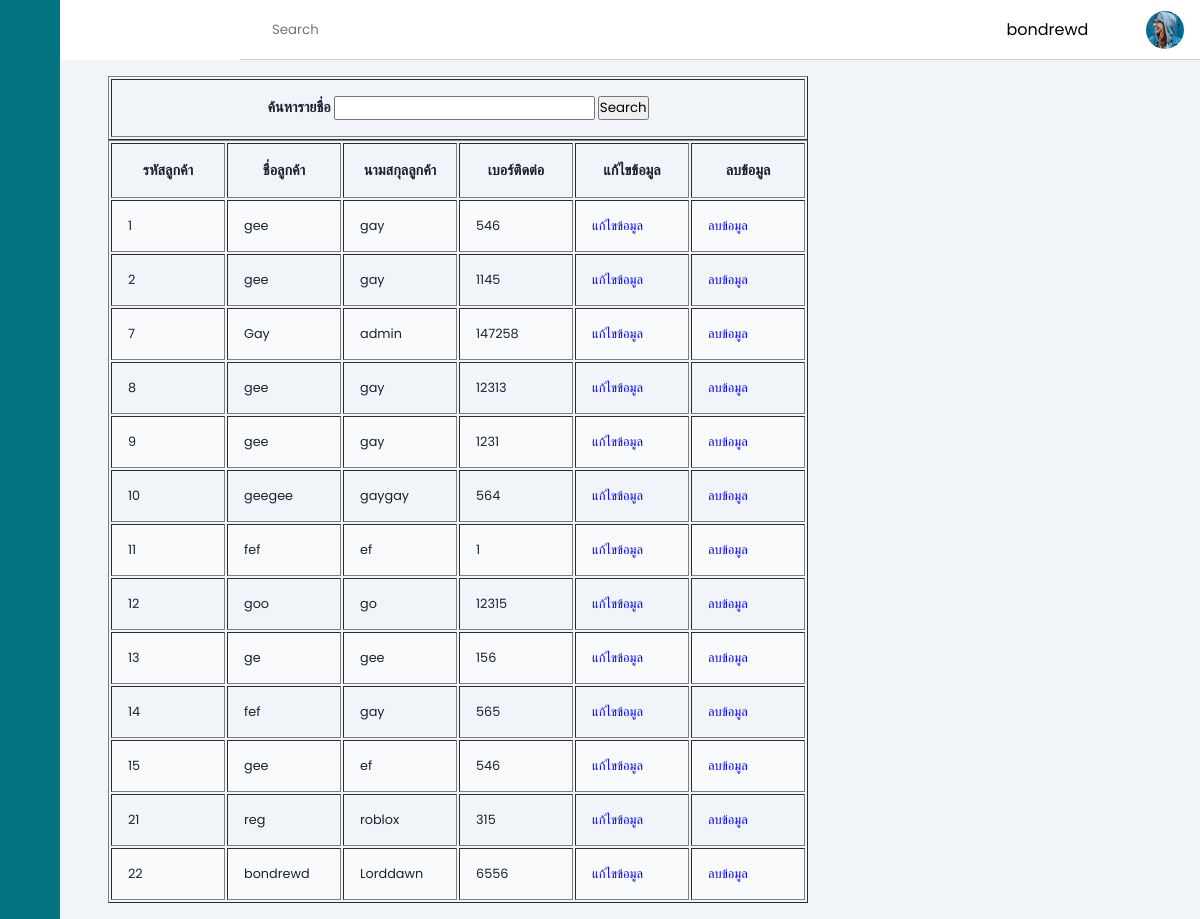
The page /viewform.php (signed in) on the database as committed earlier.
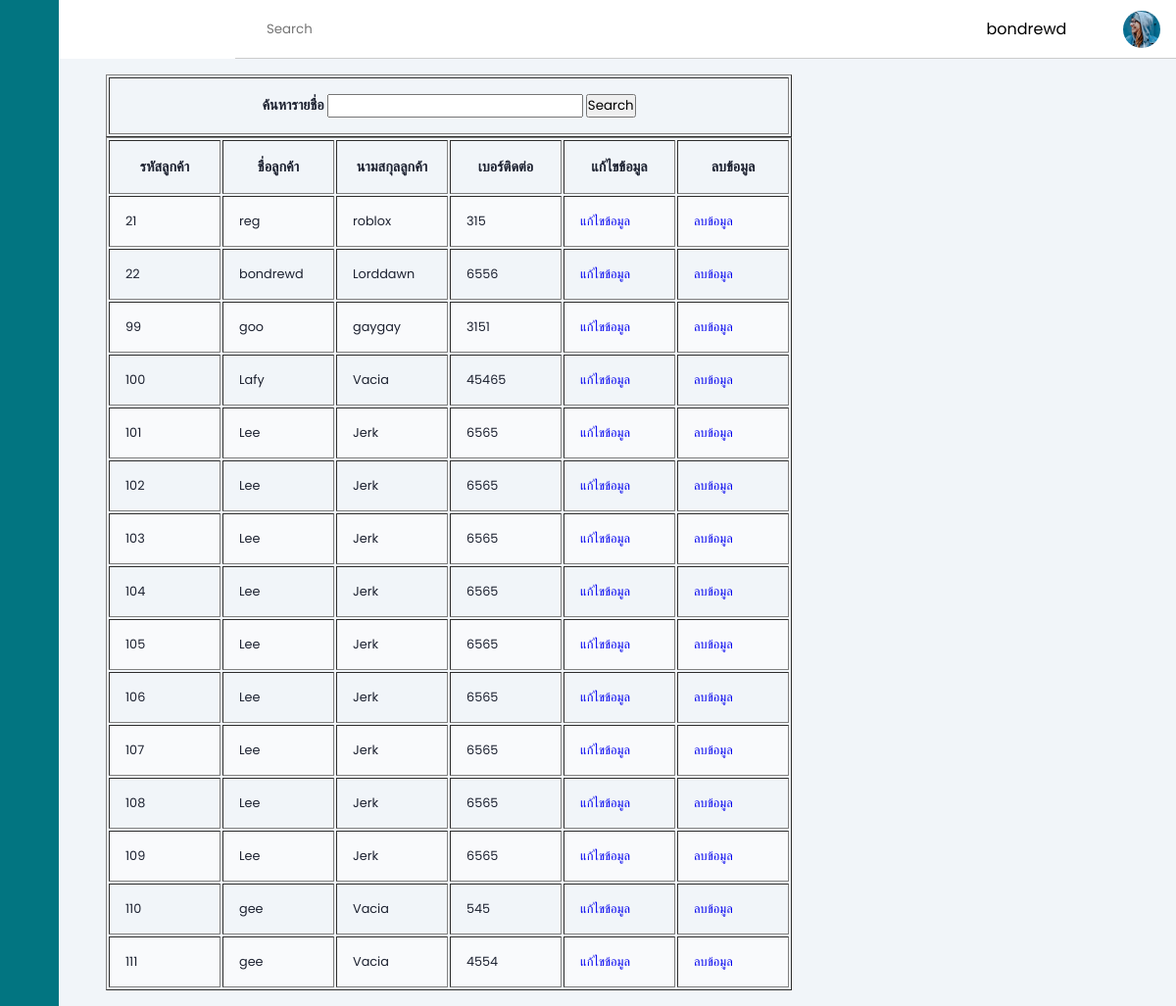
The same page on the database as committed later.
### tables this page shows
CREATE TABLE `users` (
  `id` int(20) NOT NULL,
  `firstname` varchar(30) NOT NULL,
  `lastname` varchar(30) NOT NULL,
  `username` varchar(30) NOT NULL,
  `userlevel` varchar(1) NOT NULL DEFAULT 'M',
  `password` varchar(32) NOT NULL,
  `phone` int(30) NOT NULL
);

### viewform.php (the view, shortened to what this page needs)
<?php
    include 'headbar.php';
    include 'connect.php';
?><!DOCTYPE html>
<html>
    <head>
        <link rel="stylesheet" href="https://cdn.jsdelivr.net/gh/lykmapipo/themify-icons@0.1.2/css/themify-icons.css">
        <link rel="stylesheet" href="style.css">
    </head>
    <body>
        <?php
            $strKeyword = null;
        ?>
    <?php
    $sql = "select * from users where firstname like '%".$strKeyword."%' ";
    $query = mysqli_query($con,$sql);
    ?>
    <div class="main-content">
    <main>
    <form name="resechdata" method="POST" action="<?php echo $_SERVER['SCRIPT_NAME'];?>">
        <table width = 700 border="1">
            <tr>
                <th>ค้นหารายชื่อ
                    <input name="txtKeyword" type="text" id="txtKeyword" value="<?php echo $strKeyword ?>">
                    <input type="submit" value="Search">
                </th>
            </tr>
        </table>
    </form>
    <table width="700" border="1">
            <tr>
                <th width= "100">รหัสลูกค้า</th>
                <th width= "100">ชื่อลูกค้า</th>
                <th width= "100">นามสกุลลูกค้า</th>
                <th width= "100">เบอร์ติดต่อ</th>
                <th width= "100">แก้ไขข้อมูล</th>
                <th width= "100">ลบข้อมูล</th>
            </tr>
            <?php
                while($result=mysqli_fetch_array($query,MYSQLI_ASSOC))
                {
                  ?>
                  <tr>
                      <td><?php echo $result["id"];?></td>
                      <td><?php echo $result["firstname"];?></td>
                      <td><?php echo $result["lastname"];?></td>
                      <td><?php echo $result["phone"];?></td>
                      <td> <a href="edit.php?id=<?php echo $result["id"];?>">แก้ไขข้อมูล</a> </td>
                      <td> <a href="delete.php?id=<?php echo $result["id"];?>">ลบข้อมูล</a></td>
                  </tr>
                  <?php
                }
            ?>
    </table>
    </main>
    </div>
    </body>
</html>

Rows that differ between the two databases and show on the page:
removed users: id "1", firstname "gee", lastname "gay", phone "546"
removed users: id "2", firstname "gee", lastname "gay", phone "1145"
removed users: id "7", firstname "Gay", lastname "admin", phone "147258"
removed users: id "8", firstname "gee", lastname "gay", phone "12313"
removed users: id "9", firstname "gee", lastname "gay", phone "1231"
removed users: id "10", firstname "geegee", lastname "gaygay", phone "564"
removed users: id "11", firstname "fef", lastname "ef", phone "1"
removed users: id "12", firstname "goo", lastname "go", phone "12315"
removed users: id "13", firstname "ge", lastname "gee", phone "156"
removed users: id "14", firstname "fef", lastname "gay", phone "565"
removed users: id "15", firstname "gee", lastname "ef", phone "546"
added users: id "99", firstname "goo", lastname "gaygay", phone "3151"
added users: id "100", firstname "Lafy", lastname "Vacia", phone "45465"
added users: id "101", firstname "Lee", lastname "Jerk", phone "6565"
added users: id "102", firstname "Lee", lastname "Jerk", phone "6565"
added users: id "103", firstname "Lee", lastname "Jerk", phone "6565"
added users: id "104", firstname "Lee", lastname "Jerk", phone "6565"
added users: id "105", firstname "Lee", lastname "Jerk", phone "6565"
added users: id "106", firstname "Lee", lastname "Jerk", phone "6565"
added users: id "107", firstname "Lee", lastname "Jerk", phone "6565"
added users: id "108", firstname "Lee", lastname "Jerk", phone "6565"
added users: id "109", firstname "Lee", lastname "Jerk", phone "6565"
added users: id "110", firstname "gee", lastname "Vacia", phone "545"
added users: id "111", firstname "gee", lastname "Vacia", phone "4554"
